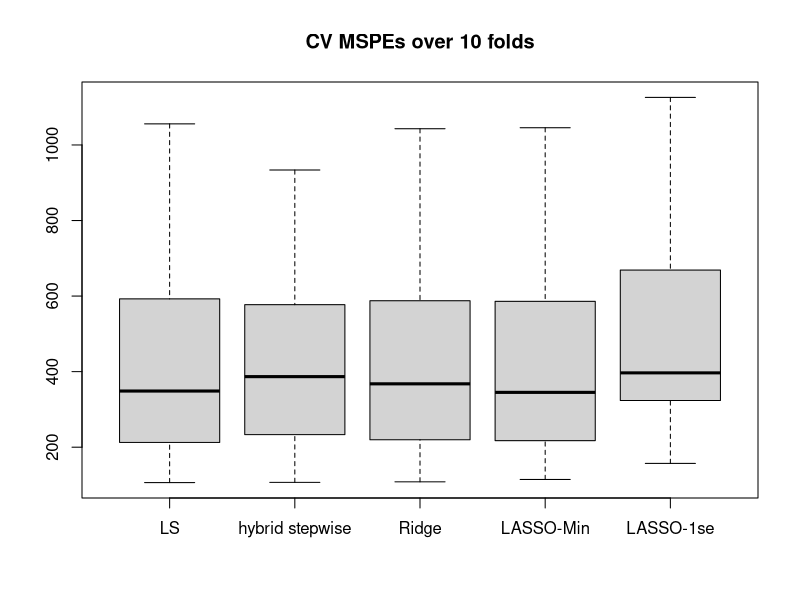
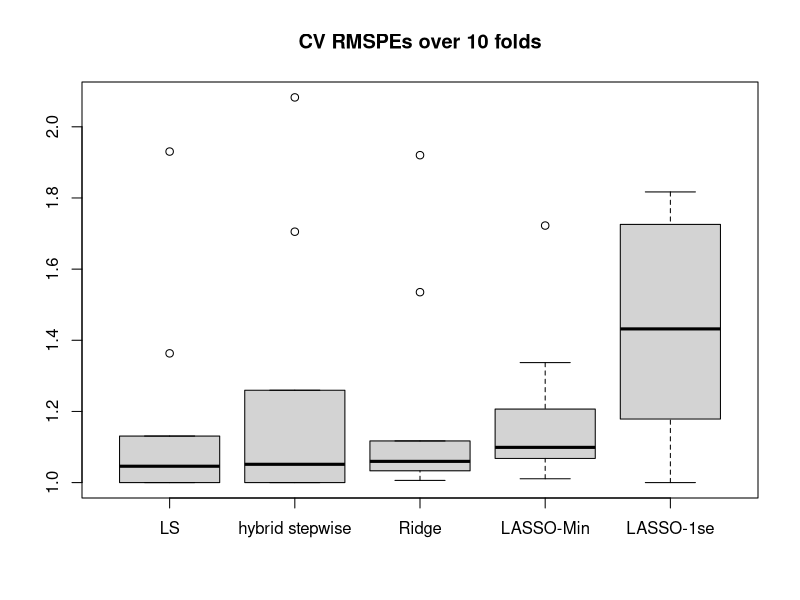
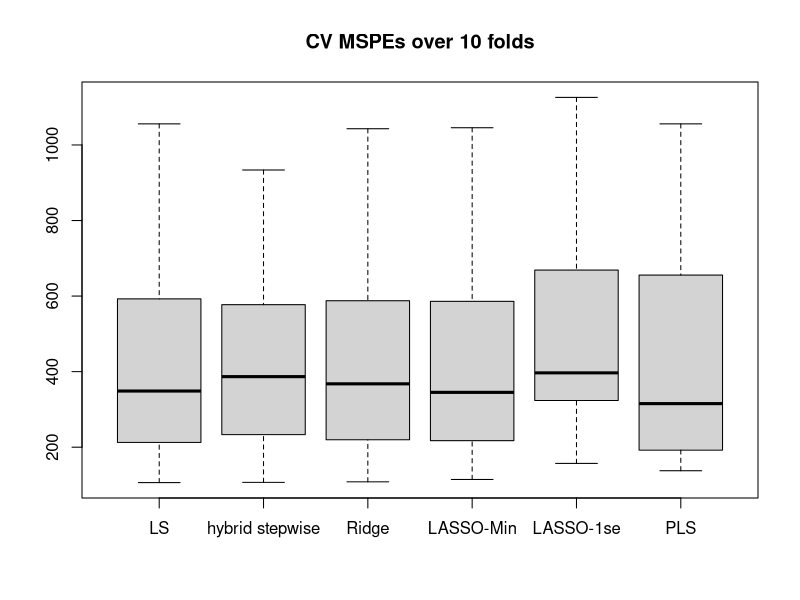
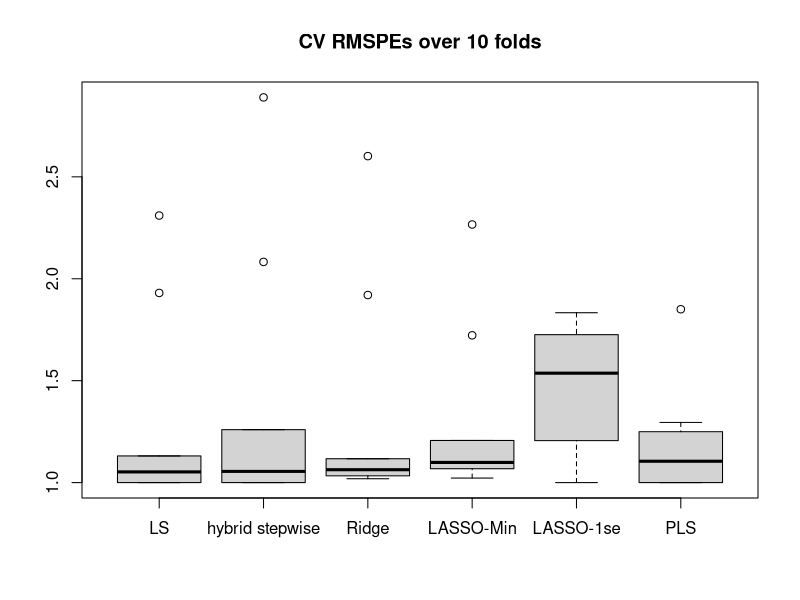

Write R code to recreate these figures, in order.
## ---- chunk 1
knitr::opts_chunk$set(echo = TRUE)
## ---- chunk 2
AQ <- na.omit(airquality[,1:4])
AQ$TWcp = AQ$Temp*AQ$Wind
AQ$TWrat = AQ$Temp/AQ$Wind
head(AQ)

library(MASS)

###############################################################
# Ridge regression using lm.ridge()
#
#  Running sequence from 0 to 100 by a small increment may be a little expensive
#  but probably covers range.
ridge <- lm.ridge(Ozone ~ ., lambda = seq(0, 100, .05), data = AQ)
select(ridge)
(coef.ri.best <- coef(ridge)[which.min(ridge$GCV), ])
coef.ri.best
## ---- chunk 3
# Compare MSPE to MSPE from lm
mod.lm <- lm(Ozone ~ ., data = AQ)
coef.ls <- coef(mod.lm)

length(which(coef.ls[2:6] - coef.ri.best[2:6] > 0)) /length(coef.ls[2:6]) 
## ---- chunk 4
library(glmnet)

y<- AQ[,1]
x<- as.matrix(AQ[, c(2:6)])

# Fit LASSO by glmnet(y=, x=). Gaussian is default, but other families are available
#  Function produces series of fits for many values of lambda.

lasso <- glmnet(y = y, x = x, family = "gaussian")

# cv.glmnet() uses crossvalidation to estimate optimal lambda

cv.lasso <- cv.glmnet(y = y, x = x, family = "gaussian")
cv.lasso
## ---- chunk 5
coef(cv.lasso, s = cv.lasso$lambda.min)
coef(cv.lasso, s = cv.lasso$lambda.1se)
## ---- chunk 6
  step <- step(
    object = lm(y ~ 1, data = AQ), scope = list(upper = mod.lm), direction = "both",
    k = log(nrow(AQ)), trace = 0)
coef.step <- coef(step)
coef.step
## ---- chunk 7
set.seed(2928893)
### Let's define a function for constructing CV folds
get.folds <- function(n, K) {
  ### Get the appropriate number of fold labels
  n.fold <- ceiling(n / K) # Number of observations per fold (rounded up)
  fold.ids.raw <- rep(1:K, times = n.fold) # Generate extra labels
  fold.ids <- fold.ids.raw[1:n] # Keep only the correct number of labels

  ### Shuffle the fold labels
  folds.rand <- fold.ids[sample.int(n)]

  return(folds.rand)
}

get.MSPE <- function(Y, Y.hat) {
  return(mean((Y - Y.hat)^2))
}

### Number of folds
K <- 10

### Construct folds
n <- nrow(AQ) # Sample size
folds <- get.folds(n, K)

### Create a container for MSPEs. Let's include ordinary least-squares
### regression for reference
all.models <- c("Ridge", "LASSO-Min", "LASSO-1se")
all.MSPEs <- array(0, dim = c(K, length(all.models)))
colnames(all.MSPEs) <- all.models

### Begin cross-validation
for (i in 1:K) {
  ### Split data
  data.train <- AQ[folds != i, ]
  data.valid <- AQ[folds == i, ]
  n.train <- nrow(data.train)

  ### Get response vectors
  Y.train <- data.train$Ozone
  Y.valid <- data.valid$Ozone

  #######################################################################
  ### Let's do ridge regression. This model is fit using the    ###
  ### lm.ridge() function in the MASS package. We will need to make a ###
  ### list of candidate lambda values for the function to choose      ###
  ### from. Prediction also has some extra steps, but we'll discuss   ###
  ### that when we get there.                                         ###
  #######################################################################

  ### Make a list of lambda values. The lm.ridge() function will
  ### then choose the best value from this list. Use the seq()
  ### function to create an equally-spaced list.
  lambda.vals <- seq(from = 0, to = 100, by = 0.05)

  ### Use the lm.ridge() function to fit a ridge regression model. The
  ### syntax is almost identical to the lm() function, we just need
  ### to set lambda equal to our list of candidate values.
  fit.ridge <- lm.ridge(Ozone ~ .,
    lambda = lambda.vals,
    data = data.train
  )

  ### To get predictions, we need to evaluate the fitted regression
  ### equation directly (sadly, no predict() function to do this for us).
  ### You could do this using a for loop if you prefer, but there is
  ### a shortcut which uses matrix-vector multiplication. The syntax
  ### for this multiplication method is much shorter.

  ### Get best lambda value and its index
  ### Note: Best is chosen according to smallest GCV value. We can
  ###       get GCV from a ridge regression object using $GCV
  ind.min.GCV <- which.min(fit.ridge$GCV)
  lambda.min <- lambda.vals[ind.min.GCV]

  ### Get coefficients corresponding to best lambda value
  ### We can get the coefficients for every value of lambda using
  ### the coef() function on a ridge regression object
  all.coefs.ridge <- coef(fit.ridge)
  coef.min <- all.coefs.ridge[ind.min.GCV, ]

  ### We will multiply the dataset by this coefficients vector, but
  ### we need to add a column to our dataset for the intercept and
  ### create indicators for our categorical predictors. A simple
  ### way to do this is using the model.matrix() function from last
  ### week.
  matrix.valid.ridge <- model.matrix(Ozone ~ ., data = data.valid)

  ### Now we can multiply the data by our coefficient vector. The
  ### syntax in R for matrix-vector multiplication is %*%. Note that,
  ### for this type of multiplication, order matters. That is,
  ### A %*% B != B %*% A. Make sure you do data %*% coefficients.
  ### For more information, see me in a Q&A session or, better still,
  ### take a course on linear algebra (it's really neat stuff)
  pred.ridge <- matrix.valid.ridge %*% coef.min

  ### Now we just need to calculate the MSPE and store it
  MSPE.ridge <- get.MSPE(Y.valid, pred.ridge)
  all.MSPEs[i, "Ridge"] <- MSPE.ridge


  #######################################################################
  ### Now we can do the LASSO. This model is fit using the glmnet()   ###
  ### or cv.glmnet() functions in the glmnet package. LASSO also has  ###
  ### a tuning parameter, lambda, which we have to choose.            ###
  ### Fortunately, the cv.glmnet() function does CV internally, and   ###
  ### lets us automatically find the 'best' value of lambda.          ###
  #######################################################################

  ### The cv.glmnet() function has different syntax from what we're
  ### used to. Here, we have to provide a matrix with all of our
  ### predictors, and a vector of our response. LASSO handles
  ### the intercept differently, so we want to make sure our data
  ### matrix does not include an intercept (then let cv.glmnet() add
  ### an intercept later). Unfortunately, the model.matrix() function
  ### gets confused if we ask it to construct indicators for our
  ### categorical predictors without also including an intercept.
  ### A simple way to fix this is to create the data matrix with an
  ### intercept, then delete the intercept.
  matrix.train.raw <- model.matrix(Ozone ~ ., data = data.train)
  matrix.train <- matrix.train.raw[, -1]

  ### The cv.glmnet() function creates a list of lambda values, then
  ### does CV internally to choose the 'best' one. 'Best' can refer to
  ### either the value of lambda which gives the smallest CV-MSPE
  ### (called the min rule), or the value of lambda which gives the
  ### simplest model that gives CV-MSPE close to the minimum (called
  ### the 1se rule). The cv.glmnet() function gets both of these
  ### lambda values.
  all.LASSOs <- cv.glmnet(x = matrix.train, y = Y.train)

  ### Get both 'best' lambda values using $lambda.min and $lambda.1se
  lambda.min <- all.LASSOs$lambda.min
  lambda.1se <- all.LASSOs$lambda.1se

  ### cv.glmnet() has a predict() function (yay!). This predict function
  ### also does other things, like get the coefficients, or tell us
  ### which predictors get non-zero coefficients. We are also able
  ### to specify the value of lambda for which we want our output
  ### (remember that, with ridge, we got a matrix of coefficients and
  ### had to choose the row matching our lambda). Strangely, the name
  ### of the input where we specify our value of lambda is s.

  ### Get the coefficients for our two 'best' LASSO models
  coef.LASSO.min <- predict(all.LASSOs, s = lambda.min, type = "coef")
  coef.LASSO.1se <- predict(all.LASSOs, s = lambda.1se, type = "coef")

  ### Get which predictors are included in our models (i.e. which
  ### predictors have non-zero coefficients)
  included.LASSO.min <- predict(all.LASSOs,
    s = lambda.min,
    type = "nonzero"
  )
  included.LASSO.1se <- predict(all.LASSOs,
    s = lambda.1se,
    type = "nonzero"
  )

  ### Get predictions from both models on the validation fold. First,
  ### we need to create a predictor matrix from the validation set.
  ### Remember to include the intercept in model.matrix(), then delete
  ### it in the next step.
  matrix.valid.LASSO.raw <- model.matrix(Ozone ~ ., data = data.valid)
  matrix.valid.LASSO <- matrix.valid.LASSO.raw[, -1]
  pred.LASSO.min <- predict(all.LASSOs,
    newx = matrix.valid.LASSO,
    s = lambda.min, type = "response"
  )
  pred.LASSO.1se <- predict(all.LASSOs,
    newx = matrix.valid.LASSO,
    s = lambda.1se, type = "response"
  )

  ### Calculate MSPEs and store them
  MSPE.LASSO.min <- get.MSPE(Y.valid, pred.LASSO.min)
  all.MSPEs[i, "LASSO-Min"] <- MSPE.LASSO.min

  MSPE.LASSO.1se <- get.MSPE(Y.valid, pred.LASSO.1se)
  all.MSPEs[i, "LASSO-1se"] <- MSPE.LASSO.1se
}

all.MSPEs
avg.MSPEs = colMeans(all.MSPEs)
avg.MSPEs

## ---- chunk 8
library(stringr)

all.MSPEs.LS.step <- array(0, dim = c(K, 2))
colnames(all.MSPEs.LS.step) <- c("LS", "hybrid stepwise")

coefs.sw <- matrix(NA, nrow = K, ncol = 11)

for (i in 1:K) {
  ### Split data
  data.train <- AQ[folds != i, ]
  data.valid <- AQ[folds == i, ]
  n.train <- nrow(data.train)

  ### Get response vectors
  Y.train <- data.train$Ozone
  Y.valid <- data.valid$Ozone

  ###################################################################
  ### First, let's quickly do LS so we have a reference point for ###
  ### how well the other models do.                               ###
  ###################################################################

  fit.ls <- lm(Ozone ~ ., data = data.train)
  pred.ls <- predict(fit.ls, newdata = data.valid)
  MSPE.ls <- get.MSPE(Y.valid, pred.ls)
  all.MSPEs.LS.step[i, "LS"] <- MSPE.ls
  
  step <- step(
    object = lm(Ozone ~ 1, data = data.train), scope = list(upper = fit.ls), direction = "both",
    k = log(nrow(data.train)), trace = 0)
  pred.sw <- predict(step, as.data.frame(data.valid))
  MSPE.sw <- get.MSPE(Y.valid, pred.sw)
  all.MSPEs.LS.step[i, "hybrid stepwise"] <- MSPE.sw
}

all.MSPEs.all = cbind(all.MSPEs.LS.step, all.MSPEs)
boxplot(all.MSPEs.all, main = paste0("CV MSPEs over ", K, " folds"))
## ---- chunk 9
all.RMSPEs <- apply(all.MSPEs.all, 1, function(W) {
  best <- min(W)
  return(W / best)
})
all.RMSPEs <- t(all.RMSPEs)
boxplot(all.RMSPEs, main = paste0("CV RMSPEs over ", K, " folds"))
## ---- chunk 10
library(pls)

all.MSPEs.pls <- array(0, dim = c(K, 1))
colnames(all.MSPEs.pls) <- c("PLS")

n_comps = array(0, dim = c(K,1))

for (i in 1:K) {
  ### Split data
  data.train <- AQ[folds != i, ]
  data.valid <- AQ[folds == i, ]
  n.train <- nrow(data.train)

  ### Get response vectors
  Y.train <- data.train$Ozone
  Y.valid <- data.valid$Ozone

  ### Now, let's do PLS using the plsr() function. The syntax is
  ### very similar to lm(). If we set validation = "CV", the plsr()
  ### function will do its own internal CV, and give MSPEs for each
  ### number of components. We can then use this to choose how many
  ### componenets to keep when doing prediction on the validation
  ### fold. We can use an optional input called segments to specify
  ### how many folds we want plsr() to use for its internal CV
  ### (default is 10).
  fit_pls <- plsr(Ozone ~ .,
    data = data.train, validation = "CV",
    segments = 5
  )

  ### Investigate the fitted PLS model. Comment out the next two
  ### lines when running a CV loop

  ### The summary function gives us lots of information about how
  ### errors change as we increase the number of components
  # summary(fit.pls)

  ### The validationplot() function shows how MSPE from the internal
  ### CV of plsr() changes with the number of included components.
  # validationplot(fit.pls)

  ### Get the best model from PLS. To do this, we need to find the model
  ### that minimizes MSPE for the plsr() function's internal CV. It
  ### takes a few steps, but all the information we need is contained
  ### in the output of plsr().
  CV_pls <- fit_pls$validation
  pls_comps <- CV_pls$PRESS
  n_comps[i] <- which.min(pls_comps)

  ### Get predictions and calculate MSPE on the validation fold
  ### Set ncomps equal to the optimal number of components
  pred.pls <- predict(fit_pls, data.valid, ncomp = n_comps[i])
  MSPE.pls <- get.MSPE(Y.valid, pred.pls)
  all.MSPEs.pls[i, "PLS"] <- MSPE.pls
}

n_comps
all.MSPEs.pls
mean(all.MSPEs.pls)
## ---- chunk 11
boxplot(cbind(all.MSPEs.all, all.MSPEs.pls), main = paste0("CV MSPEs over ", K, " folds"))
## ---- chunk 12
all.RMSPEs.all <- apply(cbind(all.MSPEs.all, all.MSPEs.pls), 1, function(W) {
  best <- min(W)
  return(W / best)
})
all.RMSPEs.all <- t(all.RMSPEs.all)
boxplot(all.RMSPEs.all, main = paste0("CV RMSPEs over ", K, " folds"))
